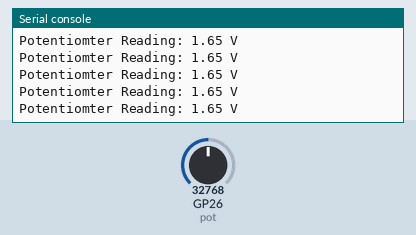
Simulated run of this program. Board: Raspberry Pi Pico running MicroPython. Parts: the last lines printed to the serial console. The inputs (shaded band) are chosen by the test bench; at power-on: GP26 (pot) = 32768 (analog values on the 0–65535 scale).

Above: at 1.2 s.
1.3 s: GP26 (pot) set to 45874
At 1.56 s:
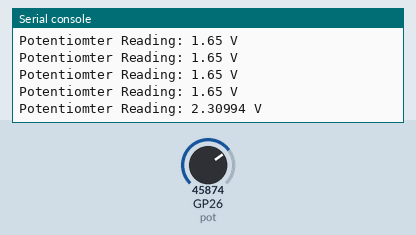
2.8 s: GP26 (pot) set to 57670
At 2.96 s:
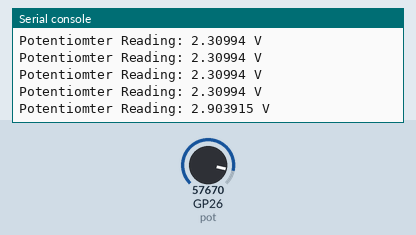
Timing chart, 0 to 5.8 s (numbered marks = the images above; inputs shaded):
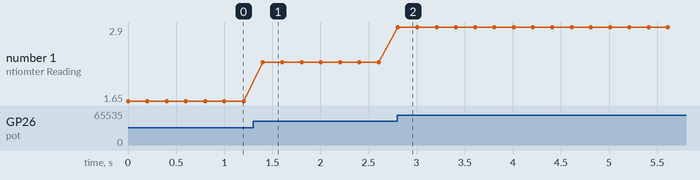

Measured:
- after the input at 1.3 s, the serial console: prints a new line after 0.10 s (image 1)
- after the input at 2.8 s, the serial console: prints a new line at once (image 2)
- plotted number 1: 1.65 → 2.31 after the input at 1.3 s, 2.31 → 2.9 after the input at 2.8 s

The program:

potentiometer_reading.py
```python
# analog-inputs
from machine import Pin, ADC
from time import sleep

# configure adc pin
pot = ADC(Pin(26))

# while loop
if __name__ == "__main__":
    while True:
        pot_value = pot.read_u16() # read value, 0 - 65535 across voltage range 0.0V - 3.3V
        pot_volts = pot_value / 65536 * 3.3
        print(f"Potentiomter Reading: {pot_volts} V")
        sleep(0.2)
```
